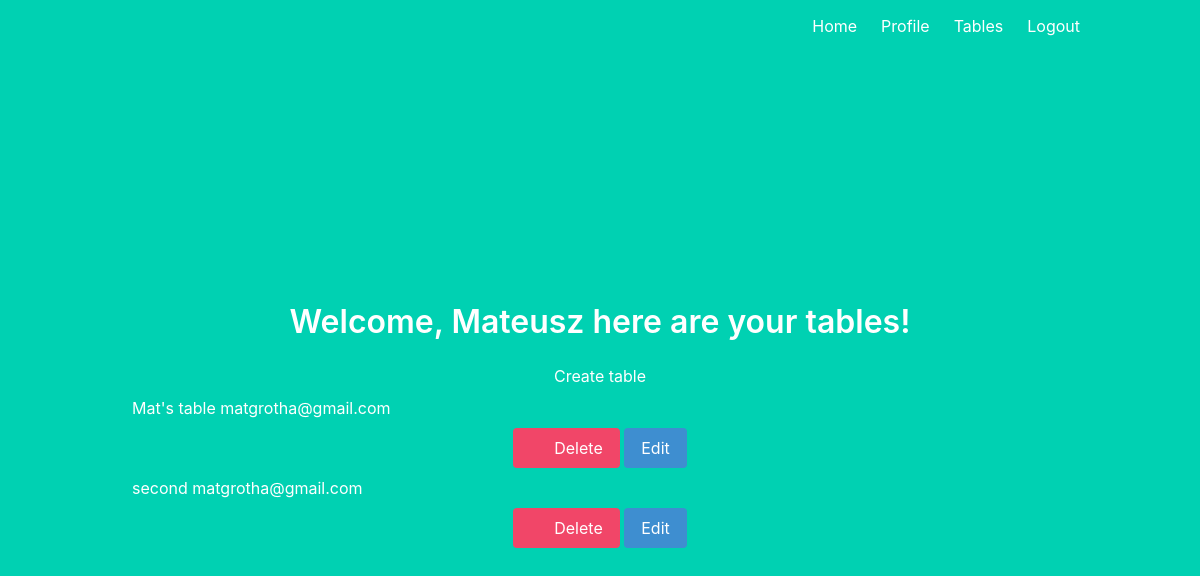
Before: /tables (signed in) with the older database file.
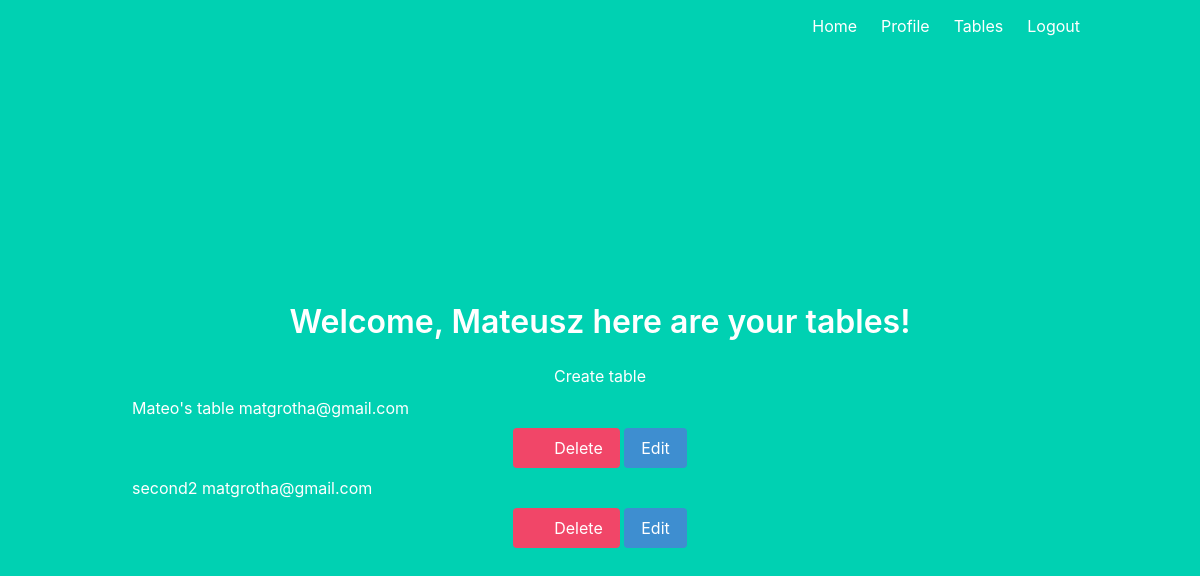
After: the same page with the newer database file.
### models.py (models this page shows, shortened)
class User(UserMixin, db.Model):
    id = db.Column(db.Integer, primary_key=True)
    email = db.Column(db.String(100), unique=True)
    password = db.Column(db.String(100))
    name = db.Column(db.String(1000))

class Ttable(db.Model):
    id = db.Column(db.Integer, primary_key=True)
    email = db.Column(db.String(100))
    name = db.Column(db.String(100))

### main.py (the view)
@main.route('/tables', methods=["GET", "POST"])
@login_required
def tables():
    query = Ttable.query.all()
    if request.method == "GET":
      return render_template("tables.html", ttable = query, name = current_user.name)
    if not current_user.is_authenticated:
      return redirect(url_for('index'))

### __init__.py (called while the page is built)
def create_app():
    app = Flask(__name__)
    app.config['SECRET_KEY'] = 'secret-key-goes-here'
    app.config['SQLALCHEMY_DATABASE_URI'] = 'sqlite:///db.sqlite'
    app.config['SQLALCHEMY_TRACK_MODIFICATIONS'] = False
    db.init_app(app)
    login_manager = LoginManager()
    login_manager.login_view = 'auth.login'
    login_manager.init_app(app)
    from .models import User
    from .models import Ttable
    from .models import Task
    @login_manager.user_loader
    def load_user(user_id):
        return User.query.get(int(user_id))
    from .auth import auth as auth_blueprint
    app.register_blueprint(auth_blueprint)
    from .main import main as main_blueprint
    app.register_blueprint(main_blueprint)
    return app

### templates/tables.html
{% extends "base.html" %}
{% block content %}
<h1 class="title">
  Welcome, {{ name }} here are your tables!
</h1>
  <a href="{{ url_for('main.table')}}">Create table</a>
  {% for tt in ttable %}
    <tr>
      <td>
        {% if current_user.email == tt.email %}
          <a href="{{ url_for('main.tasks', tablename=tt.name.replace(" ", "_")) }}" class="navbar-item">
          {{tt.name}}
          {{tt.email}}
          <button class="button is-danger">
            <a href="{{ url_for('main.delete_table', tablename=tt.name.replace(" ", "_"), id = tt.id) }}">Delete</a>
          </button>
          <button class="button is-info">
            <a href="{{ url_for('main.edit_table_form', tablename=tt.name.replace(" ", "_"), id = tt.id) }}">Edit</a>
          </button>
        {% endif %}
      </td>
    </tr>
  {% endfor %}
{% endblock %}

### templates/base.html (shortened to what this page needs)
<!DOCTYPE html>
<html>
<head>
    <link rel="stylesheet" href="https://cdnjs.cloudflare.com/ajax/libs/bulma/0.7.2/css/bulma.min.css" />
</head>
<body>
    <section class="hero is-primary is-fullheight">
        <div class="hero-head">
            <nav class="navbar">
                <div class="container">
                    <div id="navbarMenuHeroA" class="navbar-menu">
                        <div class="navbar-end">
                            <a href="{{ url_for('main.index') }}" class="navbar-item">
                              Home
                            </a>
                            {% if current_user.is_authenticated %}
                                <a href="{{ url_for('main.profile') }}" class="navbar-item">
                                  Profile
                                </a>
                            {% endif %}
                            {% if current_user.is_authenticated %}
                                <a href="{{ url_for('main.tables') }}" class="navbar-item">
                                  Tables
                                </a>
                            {% endif %}
                            {% if current_user.is_authenticated %}
                                <a href="{{ url_for('auth.logout') }}" class="navbar-item">
                                  Logout
                                </a>
                            {% endif %}
                        </div>
                    </div>
                </div>
            </nav>
        </div>
        <div class="hero-body">
            <div class="container has-text-centered">
               {% block content %}
               {% endblock %}
            </div>
        </div>
    </section>
</body>
</html>

Changed rows visible on the page:
removed Ttable: name "second", email "matgrotha@gmail.com"
changed Ttable: name "Mat's table" → "Mateo's table"
added Ttable: name "second2", email "matgrotha@gmail.com"
